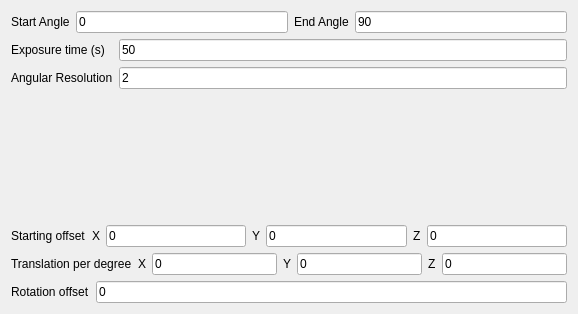
          <widget class="QWidget" name="scrollAreaWidgetContents_3">
           <property name="geometry">
            <rect>
             <x>0</x>
             <y>0</y>
             <width>578</width>
             <height>314</height>
            </rect>
           </property>
           <layout class="QVBoxLayout" name="verticalLayout_6">
            <item>
             <layout class="QHBoxLayout" name="horizontalLayout_28">
              <property name="bottomMargin">
               <number>0</number>
              </property>
              <item>
               <widget class="QLabel" name="label_startAngle">
                <property name="toolTip">
                 <string>&lt;html&gt;&lt;head/&gt;&lt;body&gt;&lt;p&gt;Start rotation angle in degrees&lt;/p&gt;&lt;/body&gt;&lt;/html&gt;</string>
                </property>
                <property name="text">
                 <string>Start Angle</string>
                </property>
               </widget>
              </item>
              <item>
               <widget class="QLineEdit" name="lineEdit_startAngle">
                <property name="text">
                 <string>0</string>
                </property>
               </widget>
              </item>
              <item>
               <widget class="QLabel" name="label_endAngle">
                <property name="toolTip">
                 <string>&lt;html&gt;&lt;head/&gt;&lt;body&gt;&lt;p&gt;Last rotation angle in degrees&lt;/p&gt;&lt;/body&gt;&lt;/html&gt;</string>
                </property>
                <property name="text">
                 <string>End Angle</string>
                </property>
               </widget>
              </item>
              <item>
               <widget class="QLineEdit" name="lineEdit_endAngle">
                <property name="text">
                 <string>90</string>
                </property>
               </widget>
              </item>
             </layout>
            </item>
            <item>
             <layout class="QFormLayout" name="formLayout_7">
              <property name="bottomMargin">
               <number>0</number>
              </property>
              <item row="0" column="0">
               <widget class="QLabel" name="label_expTime">
                <property name="toolTip">
                 <string>&lt;html&gt;&lt;head/&gt;&lt;body&gt;&lt;p&gt;The exposure time in seconds&lt;/p&gt;&lt;/body&gt;&lt;/html&gt;</string>
                </property>
                <property name="text">
                 <string>Exposure time (s)</string>
                </property>
               </widget>
              </item>
              <item row="0" column="1">
               <widget class="QLineEdit" name="lineEdit_exposureTime">
                <property name="text">
                 <string>50</string>
                </property>
               </widget>
              </item>
              <item row="1" column="0">
               <widget class="QLabel" name="label_angleRes">
                <property name="toolTip">
                 <string>&lt;html&gt;&lt;head/&gt;&lt;body&gt;&lt;p&gt;Specifies the angular step size used for wedge iterations in degrees&lt;/p&gt;&lt;/body&gt;&lt;/html&gt;</string>
                </property>
                <property name="text">
                 <string>Angular Resolution</string>
                </property>
               </widget>
              </item>
              <item row="1" column="1">
               <widget class="QLineEdit" name="lineEdit_angleRes">
                <property name="text">
                 <string>2</string>
                </property>
               </widget>
              </item>
             </layout>
            </item>
            <item>
             <layout class="QHBoxLayout" name="horizontalLayout_29">
              <property name="bottomMargin">
               <number>0</number>
              </property>
              <item>
               <widget class="QLabel" name="label_startOffset">
                <property name="toolTip">
                 <string>&lt;html&gt;&lt;head/&gt;&lt;body&gt;&lt;p&gt;Offset translation in μm applied to the crystal relative to the origin&lt;/p&gt;&lt;/body&gt;&lt;/html&gt;</string>
                </property>
                <property name="text">
                 <string>Starting offset</string>
                </property>
               </widget>
              </item>
              <item>
               <widget class="QLabel" name="label_offsetX">
                <property name="text">
                 <string>X</string>
                </property>
               </widget>
              </item>
              <item>
               <widget class="QLineEdit" name="lineEdit_offsetX">
                <property name="text">
                 <string>0</string>
                </property>
               </widget>
              </item>
              <item>
               <widget class="QLabel" name="label_offsetY">
                <property name="text">
                 <string>Y</string>
                </property>
               </widget>
              </item>
              <item>
               <widget class="QLineEdit" name="lineEdit_offsetY">
                <property name="text">
                 <string>0</string>
                </property>
               </widget>
              </item>
              <item>
               <widget class="QLabel" name="label_offsetZ">
                <property name="text">
                 <string>Z</string>
                </property>
               </widget>
              </item>
              <item>
               <widget class="QLineEdit" name="lineEdit_offsetZ">
                <property name="text">
                 <string>0</string>
                </property>
               </widget>
              </item>
             </layout>
            </item>
            <item>
             <layout class="QHBoxLayout" name="horizontalLayout_30">
              <property name="bottomMargin">
               <number>0</number>
              </property>
              <item>
               <widget class="QLabel" name="label_tns">
                <property name="toolTip">
                 <string>&lt;html&gt;&lt;head/&gt;&lt;body&gt;&lt;p&gt;translation of the goniometer during exposure in μm/ ◦ for helical scanning&lt;/p&gt;&lt;/body&gt;&lt;/html&gt;</string>
                </property>
                <property name="text">
                 <string>Translation per degree</string>
                </property>
               </widget>
              </item>
              <item>
               <widget class="QLabel" name="label_tnsX">
                <property name="text">
                 <string>X</string>
                </property>
               </widget>
              </item>
              <item>
               <widget class="QLineEdit" name="lineEdit_tnsX">
                <property name="text">
                 <string>0</string>
                </property>
               </widget>
              </item>
              <item>
               <widget class="QLabel" name="label_tnsY">
                <property name="text">
                 <string>Y</string>
                </property>
               </widget>
              </item>
              <item>
               <widget class="QLineEdit" name="lineEdit_tnsY">
                <property name="text">
                 <string>0</string>
                </property>
               </widget>
              </item>
              <item>
               <widget class="QLabel" name="label_tnsZ">
                <property name="text">
                 <string>Z</string>
                </property>
               </widget>
              </item>
              <item>
               <widget class="QLineEdit" name="lineEdit_tnsZ">
                <property name="text">
                 <string>0</string>
                </property>
               </widget>
              </item>
             </layout>
            </item>
            <item>
             <layout class="QHBoxLayout" name="horizontalLayout_32">
              <item>
               <widget class="QLabel" name="label_rotOffset">
                <property name="toolTip">
                 <string>&lt;html&gt;&lt;head/&gt;&lt;body&gt;&lt;p&gt;The offset in μm along X (vertical in most set-ups) between the beam axis and the rotation axis&lt;/p&gt;&lt;/body&gt;&lt;/html&gt;</string>
                </property>
                <property name="text">
                 <string>Rotation offset</string>
                </property>
               </widget>
              </item>
              <item>
               <widget class="QLineEdit" name="lineEdit_rotOffset">
                <property name="text">
                 <string>0</string>
                </property>
               </widget>
              </item>
             </layout>
            </item>
           </layout>
          </widget>
